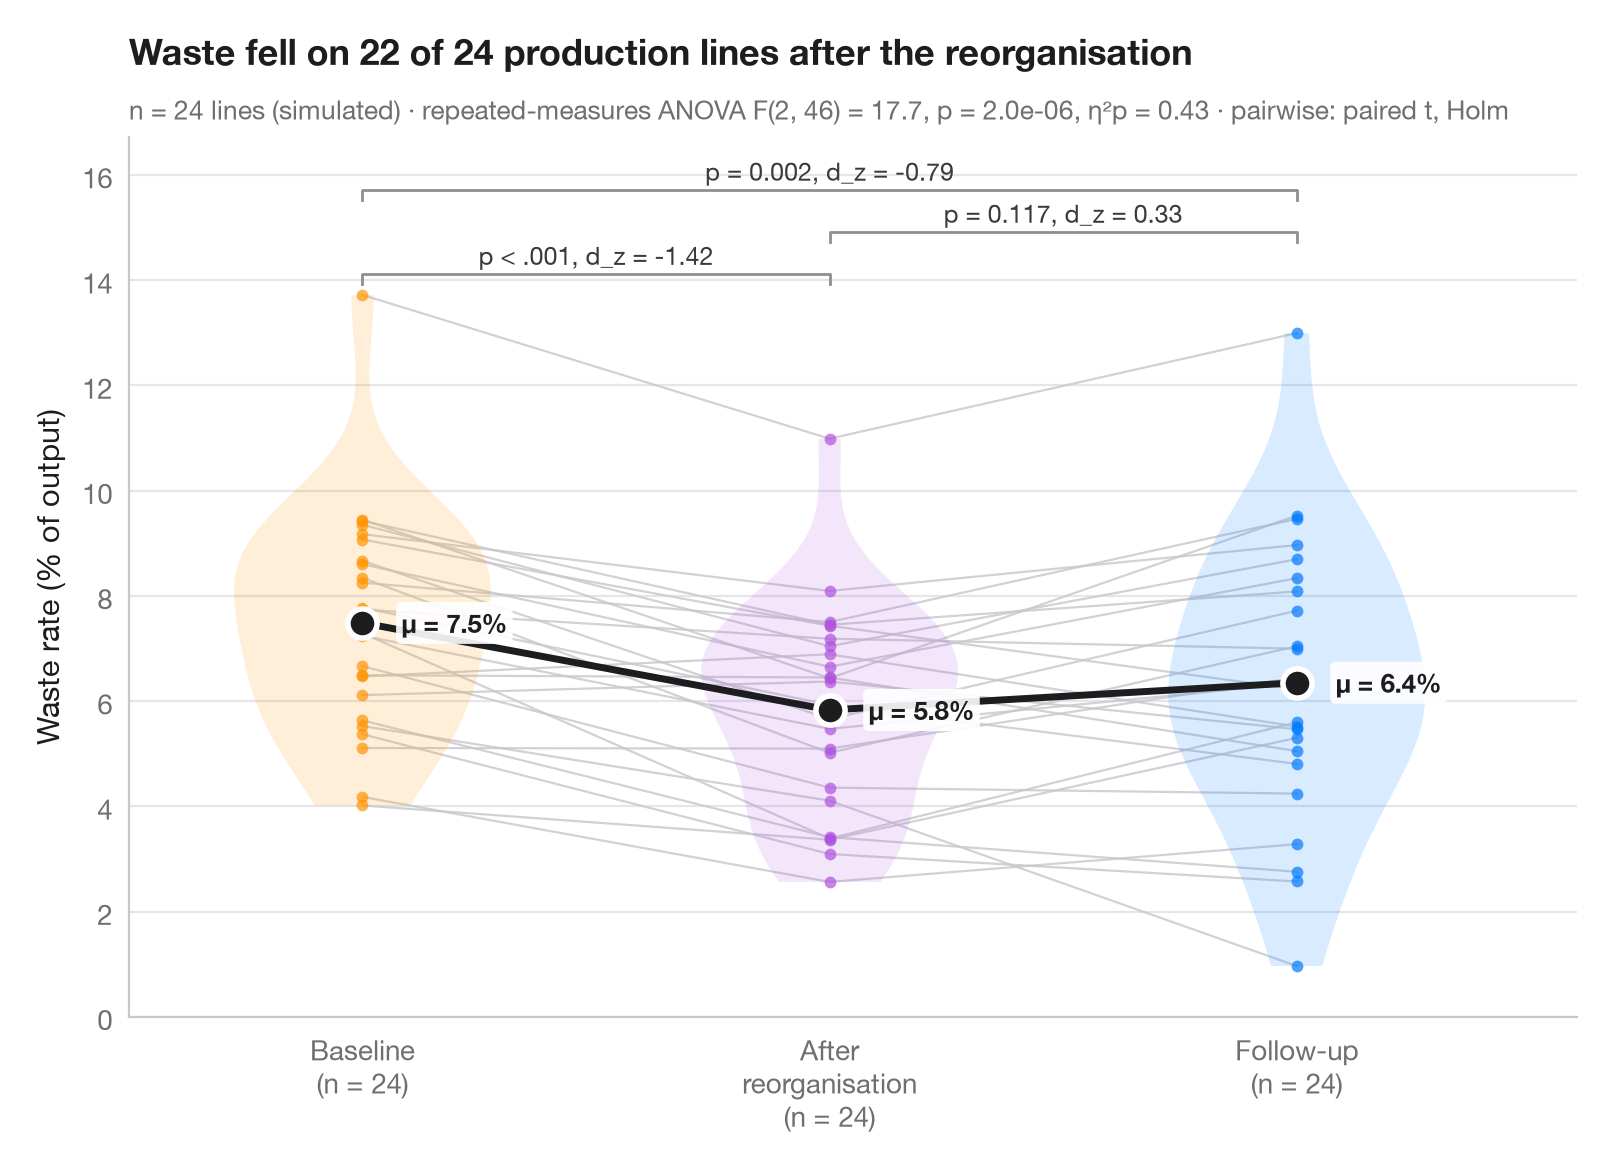

Recreate this plot in Python.
"""
title: Within-subjects comparison
summary: Repeated measures with one line per subject, means, rm-ANOVA and paired tests.
r: ggstatsplot::ggwithinstats()
tags: [repeated measures, paired t-test, rm-ANOVA, effect size, spaghetti plot, manufacturing]
description: |
  When the same units are measured under every condition, the interesting
  variation is *within* each unit. Thin grey lines join each production line's
  measurements, so you can see whether almost every line moves in the same
  direction; violins show the distribution per stage and the large dots
  (joined by a dark line) are the stage means.

  The setting is Warin, d'Anglade & de Marcellis-Warin (2025, *International
  Journal of Sustainable Engineering*), which combines k-means clustering and
  data science to reduce waste in manufacturing. The numbers here are
  **simulated** for illustration — the waste rate of the same n = 24
  production lines at baseline, after a clustering-based reorganisation and
  at follow-up — and are not the paper's data or results. The subtitle
  reports a one-way repeated-measures ANOVA
  (`statsmodels.stats.anova.AnovaRM`) with partial η², and the brackets show
  Holm-corrected paired t-tests (`scipy.stats.ttest_rel`) with Cohen's d_z
  (negative = waste fell).
"""
from itertools import combinations

import matplotlib.pyplot as plt
import numpy as np
import pandas as pd
from scipy import stats
from statsmodels.stats.anova import AnovaRM
from statsmodels.stats.multitest import multipletests

# Simulated data, set in the context of Warin, d'Anglade & de Marcellis-Warin (2025) [warin2025waste]

# Data: waste rate (% of output) of the same 24 lines at three stages
rng = np.random.default_rng(2025)
conditions = ["Baseline", "After\nreorganisation", "Follow-up"]
line = rng.normal(8, 1.8, 24)                          # each line's own level
wide = pd.DataFrame({c: line + shift + rng.normal(0, 0.9, 24)
                     for c, shift in zip(conditions, [0, -1.8, -1.4])})
n = len(wide)
long = wide.rename_axis("id").reset_index().melt("id", var_name="condition", value_name="waste")

# Repeated-measures ANOVA + partial eta squared
aov = AnovaRM(long, "waste", "id", within=["condition"]).fit().anova_table.iloc[0]
eta_p = aov["F Value"] * aov["Num DF"] / (aov["F Value"] * aov["Num DF"] + aov["Den DF"])

# Pairwise paired t-tests (Holm) with Cohen's d_z
pairs = list(combinations(range(3), 2))
tests = [stats.ttest_rel(wide.iloc[:, j], wide.iloc[:, i]) for i, j in pairs]
adj_p = multipletests([t.pvalue for t in tests], method="holm")[1]
dz = [(wide.iloc[:, j] - wide.iloc[:, i]).mean() / (wide.iloc[:, j] - wide.iloc[:, i]).std()
      for i, j in pairs]

fig, ax = plt.subplots(figsize=(8, 5.6))
palette = ["#FF9500", "#AF52DE", "#007AFF"]
x = np.arange(3)
for _, row in wide.iterrows():                      # one line per subject
    ax.plot(x, row.values, color="#C7C7CC", lw=0.8, alpha=0.8, zorder=1)
for i, c in enumerate(palette):
    v = ax.violinplot(wide.iloc[:, i], positions=[i], widths=0.55, showextrema=False)
    v["bodies"][0].set(facecolor=c, alpha=0.15, edgecolor="none")
    ax.scatter(np.full(n, i), wide.iloc[:, i], s=18, color=c, alpha=0.7, lw=0, zorder=2)
means = wide.mean()
ax.plot(x, means, color="#1D1D1F", lw=2.5, zorder=3)
ax.scatter(x, means, s=110, color="#1D1D1F", edgecolor="white", lw=2, zorder=4)
for i, m in enumerate(means):
    ax.annotate(f"μ = {m:.1f}%", (i, m), xytext=(14, 0), textcoords="offset points", va="center",
                fontsize=9.5, fontweight="semibold", color="#1D1D1F",
                bbox=dict(boxstyle="round,pad=0.2", fc="white", ec="none", alpha=0.9), zorder=5)

# Significance brackets
top, step = wide.values.max() + 0.4, 0.8
for h, ((i, j), p, d) in enumerate(sorted(zip(pairs, adj_p, dz), key=lambda t: t[0][1] - t[0][0])):
    y = top + h * step
    ax.plot([i, i, j, j], [y - 0.2, y, y, y - 0.2], color="#8E8E93", lw=1)
    label = "p < .001" if p < 0.001 else f"p = {p:.3f}"
    ax.text((i + j) / 2, y + 0.07, f"{label}, d_z = {d:.2f}", ha="center", va="bottom",
            fontsize=9, color="#3A3A3C")

ax.set_xticks(x, [f"{c}\n(n = {n})" for c in conditions])
ax.set_xlim(-0.5, 2.6)
ax.set_ylim(0, top + 3 * step + 0.2)
ax.set_ylabel("Waste rate (% of output)")
fell = (wide.iloc[:, 1] < wide.iloc[:, 0]).sum()
ax.set_title(f"Waste fell on {fell} of {n} production lines after the reorganisation", pad=26)
ax.text(0, 1.02, f"n = {n} lines (simulated) · repeated-measures ANOVA F({aov['Num DF']:.0f}, "
        f"{aov['Den DF']:.0f}) = {aov['F Value']:.1f}, p = {aov['Pr > F']:.1e}, η²p = {eta_p:.2f}"
        " · pairwise: paired t, Holm", transform=ax.transAxes, fontsize=9.5, color="#6E6E73")
plt.show()
